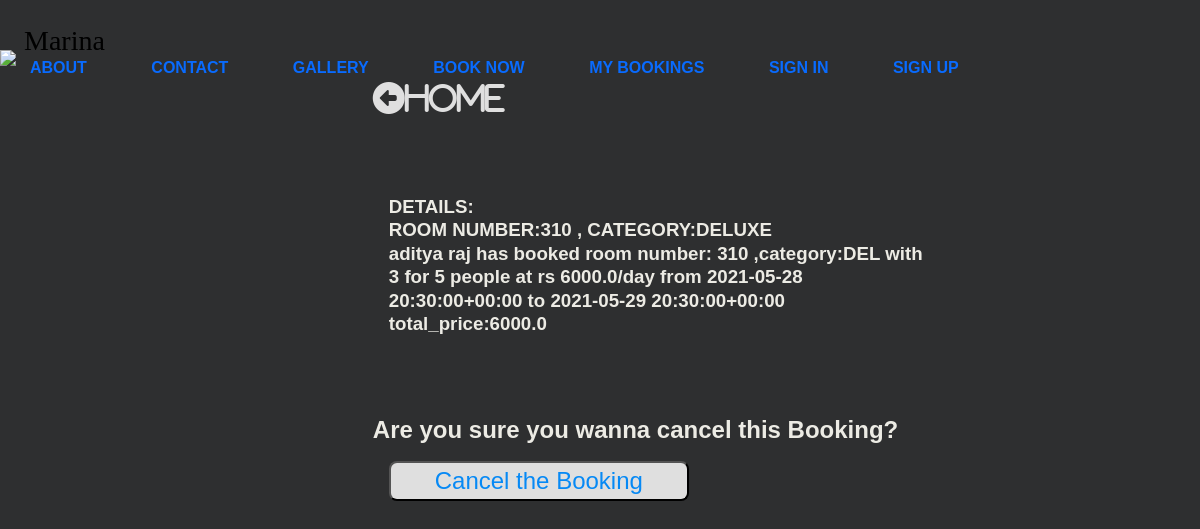
/booking/cancel/26, run on the app's committed database.
### hotel/models.py (models this page shows, shortened)
class Booking(models.Model):
    user=models.ForeignKey(settings.AUTH_USER_MODEL,on_delete=models.CASCADE)
    room= models.ForeignKey(Room, on_delete=models.CASCADE)
    check_in=models.DateTimeField()
    check_out = models.DateTimeField()
    name = models.CharField(max_length=100)
    email = models.EmailField()
    number=models.IntegerField()
    total_price=models.FloatField()
    def __str__(self):
        return f'{self.name} has booked {self.room} from {self.check_in} to {self.check_out} \n total_price:{self.total_price}'
    def get_room_category(self):
        room_categories=dict(self.room.ROOM_CATEGORIES)
        room_category=room_categories.get(self.room.category)
        return room_category

class Room(models.Model):
    ROOM_CATEGORIES=(
        ('SIN','SINGLE'),
        ('DBL','DOUBLE'),
        ('DEL','DELUXE'),
        ('KIN','KING'),
        ('QUE','QUEEN'),
        ('NAC','NON-AC'),
    )
    rate = models.FloatField()
    number =models.IntegerField()
    category=models.CharField(max_length=3,choices=ROOM_CATEGORIES)
    beds=models.IntegerField()
    capacity=models.IntegerField()
    def __str__(self):
        return f'room number: {self.number} ,category:{self.category} with {self.beds} for {self.capacity} people at rs {self.rate}/day'

### hotel/views.py (the view)
# urls.py: path('booking/cancel/<pk>',CancelBookingView.as_view(),name='CancelBookingView'),
class CancelBookingView(DeleteView):
    model=Booking
    template_name = 'booking_cancel_view.html'
    success_url = reverse_lazy('hotel:BookingListView')

### hotel/templates/booking_cancel_view.html (shortened to what this page needs)
{% extends "layout.html" %}
{% load static %}
{% block links %}
    <link rel="stylesheet" href="{% static 'hotel/css/room_detail_view.css' %}">
{% endblock %}
{% block content%}
      <div class="content">
        <div class="image">
            <img src="https://images.unsplash.com/photo-1519710164239-da123dc03ef4?ixlib=rb-1.2.1&ixid=eyJhcHBfaWQiOjEyMDd9&auto=format&fit=crop&w=500&q=60">
        </div>
        <div class="room">
            <div class="home">
                <a href="{% url 'hotel:RoomListView' %}"><i class="fas fa-arrow-alt-circle-left">Home</i></a>
            </div>
            <div class="room-info">
                <h3>DETAILS:</h3>
                <h3>ROOM NUMBER:{{booking.room.number}} , CATEGORY:{{booking.get_room_category}} </h3>
                <h3>{{booking}}</h3>
            </div>
            <form id="booking-form" action="" method="POST">
                <h2>Are you sure you wanna cancel this Booking? </h2>
                <div class="input-div">
                    <button type="submit">Cancel the Booking</button>
                </div>
            </form>
        </div>
    </div>
{% endblock %}

### hotel/static/hotel/css/room_detail_view.css (style rules this page uses)
* { padding:0; margin:0; box-sizing: border-box; }
body { background-color: rgb(46, 47, 48); color: rgb(236, 235, 228); font-family: sans-serif; line-height: 1.25; height: 100vh; }
.content { display: flex; flex-direction: row; flex-wrap: wrap; width:100%; justify-content: left; }
.image { flex: 0.3; }
.room { flex:0.5; margin: 2rem; display:flex; text-align: left; align-items: start; flex-direction: column; }
.home { flex: 0.2; }
.room-info { flex: 0.4; margin: 5rem 1rem; }
form { display: flex; flex: 0.4 1 auto; flex-direction: column; }
.image img { flex:1; max-height: 99.2vh; }
i { color:#dfdfdf; font-size: 2rem; }
.input-div { flex: 1 1 auto; margin:1rem; display: flex; flex-direction: column; justify-content: space-between; }
input, button { flex:1; width:300px; border-radius: 0.5rem; line-height: 1.5; font-size: 1.5rem; color: #555; }
button { background-color: #dfdfdf; color:rgb(6, 137, 245); outline:none; }

### data on the page
Booking: room.number "310", get_room_category "DELUXE", name+room+check_in "aditya raj has booked room number: 310 ,category:DEL with 3 for 5 people at rs 6000.0/day from 2021-05-28 20:30:00+00:00 to 2021-05-29 20:30:00+00:00 total_price:6000.0"
